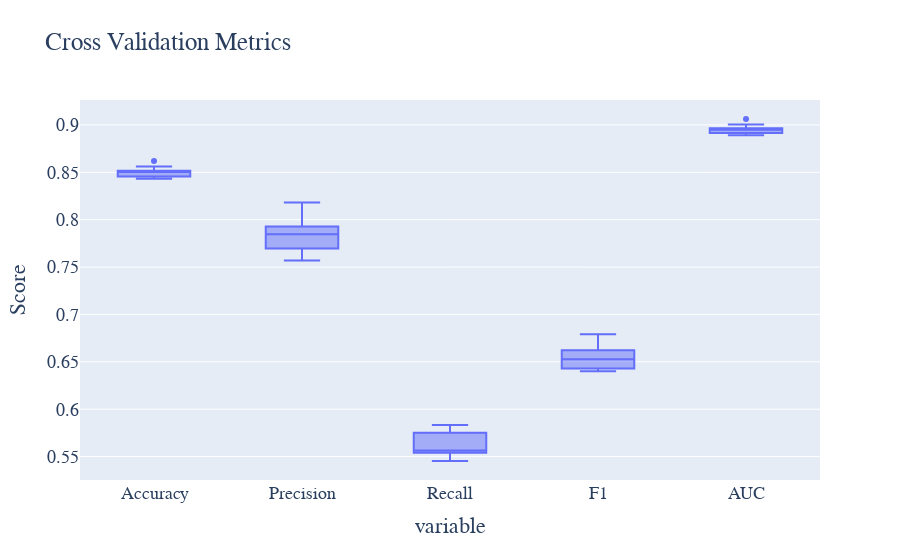

The code cell stored with this chart in its notebook:
### Code cell
# 执行交叉验证
cv_results = cross_validate(lr_model, X_train, y_train, cv=10, scoring=['accuracy', 'precision', 'recall', 'f1', 'roc_auc'])

# 提取交叉验证结果
cv_accuracy = cv_results['test_accuracy']
cv_precision = cv_results['test_precision']
cv_recall = cv_results['test_recall']
cv_f1 = cv_results['test_f1']
cv_roc = cv_results['test_roc_auc']

# 绘制交叉验证结果的箱线图
cv_metrics_data = pd.DataFrame({
    'Accuracy': cv_accuracy,
    'Precision': cv_precision,
    'Recall': cv_recall,
    'F1': cv_f1,
    'AUC': cv_roc
})

# 绘制交叉验证结果的箱线图
fig = px.box(cv_metrics_data, title='Cross Validation Metrics')
fig.update_layout(
    yaxis_title='Score', showlegend=False,
    font=dict(family='Times New Roman', size=18)
)
fig.write_html('Image/4_6_1_5.html')
fig.show()

### Figure 1 — Plotly figure (JSON) as saved in the notebook; plotly's stock layout.template omitted (floating-point values rounded to 4 significant figures)
{"data": [{"alignmentgroup": "True", "hovertemplate": "variable=%{x}<br>value=%{y}<extra></extra>", "legendgroup": "", "marker": {"color": "#636efa"}, "name": "", "notched": false, "offsetgroup": "", "orientation": "v", "showlegend": false, "type": "box", "x": ["Accuracy", "Accuracy", "Accuracy", "Accuracy", "Accuracy", "Accuracy", "Accuracy", "Accuracy", "Accuracy", "Accuracy", "Precision", "Precision", "Precision", "Precision", "Precision", "Precision", "Precision", "Precision", "Precision", "Precision", "Recall", "Recall", "Recall", "Recall", "Recall", "Recall", "Recall", "Recall", "Recall", "Recall", "F1", "F1", "F1", "F1", "F1", "F1", "F1", "F1", "F1", "F1", "AUC", "AUC", "AUC", "AUC", "AUC", "AUC", "AUC", "AUC", "AUC", "AUC"], "x0": " ", "xaxis": "x", "y": [0.8431, 0.8457, 0.8517, 0.8457, 0.8514, 0.8561, 0.8501, 0.8618, 0.8504, 0.8501, 0.7568, 0.7695, 0.7928, 0.7746, 0.7837, 0.797, 0.7857, 0.818, 0.7894, 0.7657, 0.5553, 0.552, 0.556, 0.5453, 0.5653, 0.5752, 0.5566, 0.5806, 0.5539, 0.5832, 0.6406, 0.6429, 0.6536, 0.6401, 0.6569, 0.6682, 0.6516, 0.6791, 0.651, 0.6621, 0.8908, 0.889, 0.8953, 0.8914, 0.8923, 0.9062, 0.8944, 0.8966, 0.9004, 0.896], "y0": " ", "yaxis": "y"}], "layout": {"boxmode": "group", "font": {"family": "Times New Roman", "size": 18}, "legend": {"tracegroupgap": 0}, "showlegend": false, "title": {"text": "Cross Validation Metrics"}, "xaxis": {"anchor": "y", "domain": [0, 1], "title": {"text": "variable"}}, "yaxis": {"anchor": "x", "domain": [0, 1], "title": {"text": "Score"}}}}
